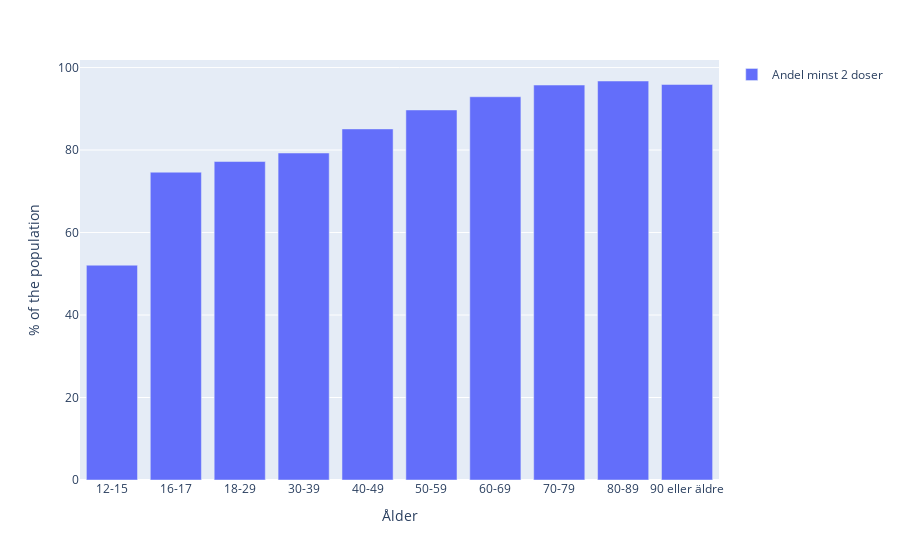

The cell this chart's notebook holds for it:
### Markdown cell above
As the eldest groups are most vulnerable, the procent of their full vaccination is highest, which shows the success of the vaccination campaign in Sweden.

### Code cell
fully_vac_fig = px.bar(ages_vaccinated, labels = dict(value = "% of the population", variable = ""))
fully_vac_fig.show()
fully_vac_fig.write_html("./Visualizations/Insights/Fully_vaccinated_ratio.html")

### Figure 1 — Plotly figure (JSON) as saved in the notebook; plotly's stock layout.template omitted (floating-point values rounded to 4 significant figures)
{"data": [{"alignmentgroup": "True", "hovertemplate": "=Andel minst 2 doser<br>Ålder=%{x}<br>% of the population=%{y}<extra></extra>", "legendgroup": "Andel minst 2 doser", "marker": {"color": "#636efa", "pattern": {"shape": ""}}, "name": "Andel minst 2 doser", "offsetgroup": "Andel minst 2 doser", "orientation": "v", "showlegend": true, "textposition": "auto", "type": "bar", "x": ["12-15", "16-17", "18-29", "30-39", "40-49", "50-59", "60-69", "70-79", "80-89", "90 eller äldre"], "xaxis": "x", "y": [52.08, 74.63, 77.22, 79.28, 85.12, 89.72, 92.92, 95.76, 96.74, 95.9], "yaxis": "y"}], "layout": {"barmode": "relative", "legend": {"title": {"text": ""}, "tracegroupgap": 0}, "margin": {"t": 60}, "xaxis": {"anchor": "y", "domain": [0, 1], "title": {"text": "Ålder"}}, "yaxis": {"anchor": "x", "domain": [0, 1], "title": {"text": "% of the population"}}}}
